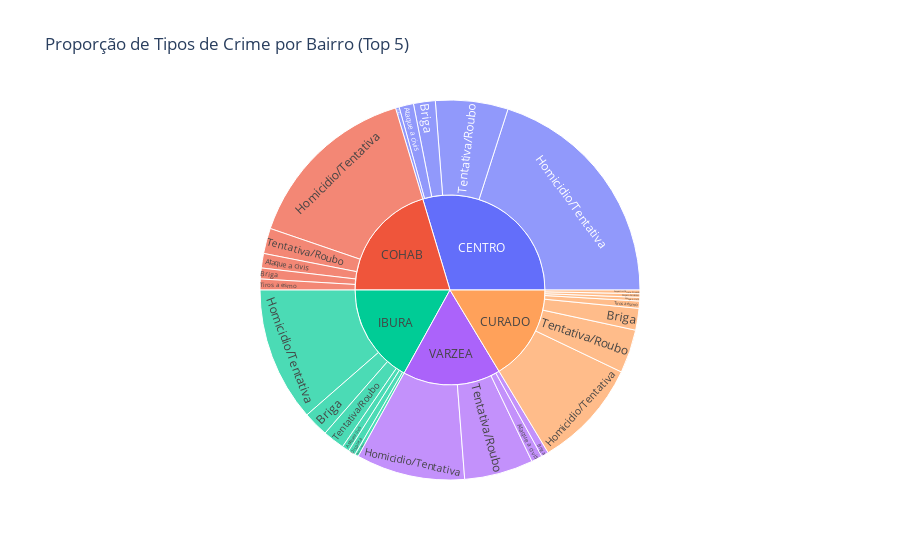

Notebook code for this chart:
### Code cell
# Proporção de tipos de crime em cada bairro (top 5)
top5_neighborhoods = df1.groupby('neighborhood')['occurrence'].sum().sort_values(ascending=False).head(5).index
df_top5 = df1[df1['neighborhood'].isin(top5_neighborhoods)]
crime_prop = df_top5.groupby(['neighborhood', 'crimeType'])['occurrence'].sum().reset_index()
px.sunburst(crime_prop, path=['neighborhood', 'crimeType'], values='occurrence',
            title='Proporção de Tipos de Crime por Bairro (Top 5)',
            labels={'occurrence': 'Ocorrências'})

### Figure 1 — Plotly figure (JSON) as saved in the notebook; plotly's stock layout.template omitted (floating-point values rounded to 4 significant figures)
{"data": [{"branchvalues": "total", "domain": {"x": [0, 1], "y": [0, 1]}, "hovertemplate": "labels=%{label}<br>Ocorrências=%{value}<br>parent=%{parent}<br>id=%{id}<extra></extra>", "ids": ["CENTRO/Ataque a civis", "CENTRO/Briga", "CENTRO/Disputa", "CENTRO/Homicidio/Tentativa", "CENTRO/Tentativa/Roubo", "COHAB/Ataque a civis", "COHAB/Briga", "COHAB/Homicidio/Tentativa", "COHAB/Tentativa/Roubo", "COHAB/Tiros a esmo", "CURADO/Ataque a civis", "CURADO/Briga", "CURADO/Disparo Acidental", "CURADO/Homicidio/Tentativa", "CURADO/Sequestro/Cárcere Privado", "CURADO/Tentativa/Roubo", "CURADO/Tiros a esmo", "IBURA/Ataque a civis", "IBURA/Briga", "IBURA/Disputa", "IBURA/Homicidio/Tentativa", "IBURA/Tentativa/Roubo", "IBURA/Tiros a esmo", "VARZEA/Ataque a civis", "VARZEA/Briga", "VARZEA/Homicidio/Tentativa", "VARZEA/Tentativa/Roubo", "CENTRO", "COHAB", "CURADO", "IBURA", "VARZEA"], "labels": ["Ataque a civis", "Briga", "Disputa", "Homicidio/Tentativa", "Tentativa/Roubo", "Ataque a civis", "Briga", "Homicidio/Tentativa", "Tentativa/Roubo", "Tiros a esmo", "Ataque a civis", "Briga", "Disparo Acidental", "Homicidio/Tentativa", "Sequestro/Cárcere Privado", "Tentativa/Roubo", "Tiros a esmo", "Ataque a civis", "Briga", "Disputa", "Homicidio/Tentativa", "Tentativa/Roubo", "Tiros a esmo", "Ataque a civis", "Briga", "Homicidio/Tentativa", "Tentativa/Roubo", "CENTRO", "COHAB", "CURADO", "IBURA", "VARZEA"], "name": "", "parents": ["CENTRO", "CENTRO", "CENTRO", "CENTRO", "CENTRO", "COHAB", "COHAB", "COHAB", "COHAB", "COHAB", "CURADO", "CURADO", "CURADO", "CURADO", "CURADO", "CURADO", "CURADO", "IBURA", "IBURA", "IBURA", "IBURA", "IBURA", "IBURA", "VARZEA", "VARZEA", "VARZEA", "VARZEA", "", "", "", "", ""], "type": "sunburst", "values": [4.0, 6.0, 1.0, 65.0, 20.0, 4.0, 3.0, 49.0, 7.0, 3.0, 1.0, 6.0, 1.0, 30.0, 1.0, 12.0, 2.0, 2.0, 7.0, 2.0, 37.0, 6.0, 1.0, 3.0, 2.0, 30.0, 19.0, 96.0, 66.0, 53.0, 55.0, 54.0]}], "layout": {"legend": {"tracegroupgap": 0}, "title": {"text": "Proporção de Tipos de Crime por Bairro (Top 5)"}}}
